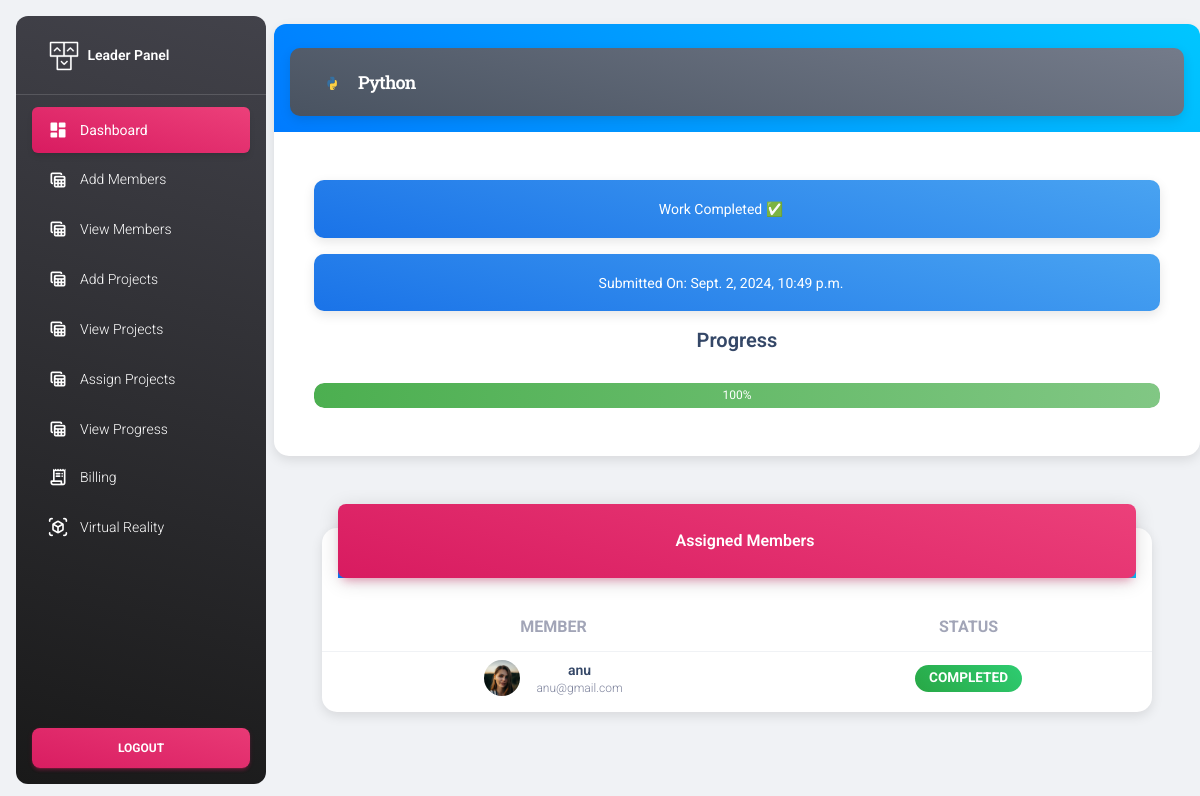
Page /view_completed_work_leader?id=1 on the committed database.
### myapp/models.py (models this page shows)
class Add_project(models.Model):
    title = models.CharField(max_length=50, null=True)
    project_image = models.ImageField(null=True)
    description = models.CharField(max_length=500, null=True)
    submission_date = models.DateTimeField(null=True)
    uploaded_date = models.DateTimeField(null=True)
    leader_id = models.ForeignKey(Add_leader, on_delete=models.CASCADE, null=True)
    first_member_id = models.ForeignKey(Add_member, on_delete=models.CASCADE, null=True, related_name='projects_first_member')
    second_member_id = models.ForeignKey(Add_member, on_delete=models.CASCADE, null=True, related_name='projects_second_member')
    third_member_id = models.ForeignKey(Add_member, on_delete=models.CASCADE, null=True, related_name='projects_third_member')
    fourth_member_id = models.ForeignKey(Add_member, on_delete=models.CASCADE, null=True, related_name='projects_fourth_member')
    fifth_member_id = models.ForeignKey(Add_member, on_delete=models.CASCADE, null=True, related_name='projects_fifth_member')
    progress = models.IntegerField(default=0)
    completed = models.BooleanField(default=False)
    leader_approvel = models.BooleanField(default=False)
    leader_rejected = models.BooleanField(default=False)
    completed_date = models.DateTimeField(null=True)
    assigned = models.BooleanField(default=False)

class Add_member(models.Model):
    name=models.CharField(max_length=25,null=True)
    job_name=models.CharField(max_length=25,null=True)
    employee_id=models.CharField(max_length=25,null=True)
    contact=models.CharField(max_length=25,null=True)
    email=models.EmailField(null=True)
    profile_picture=models.ImageField(null=True)
    leader_id=models.ForeignKey(Add_leader,on_delete=models.CASCADE,null=True)
    login_id=models.ForeignKey(Login_table,on_delete=models.CASCADE,null=True)

### myapp/views.py (the view)
# urls.py: path('view_completed_work_leader',views.view_completed_work_leader),
def view_completed_work_leader(request):
    pid=request.GET.get('id')
    project=Add_project.objects.get(id=pid)
    members = [
        project.first_member_id,
        project.second_member_id,
        project.third_member_id,
        project.fourth_member_id,
        project.fifth_member_id
    ]
    members = [member for member in members if member is not None]
    return render(request,"leader/view_completed_work.html",{"project":project,"members": members})

### template/leader/view_completed_work.html (shortened to what this page needs)
{% extends 'leader/leader_base.html' %}
{% block content %}
<div class="row card-container">
    <div class="col-md-12">
        <div class="card">
            <div class="card-header pb-0 px-3">
                <div style="text-transform: capitalize;" class="alert alert-secondary alert-dismissible text-white text-center" role="alert">
                    <div class="d-flex px-2">
                        <div>
                          <img src="../static/media/{{project.project_image}}" class="avatar avatar-sm rounded-circle me-2" alt="spotify">
                        </div>
                        <div class="my-auto">
                          <h1 class="mb-0 text-lg" style="color: white;">{{project.title}}</h1>
                        </div>
                      </div>
                </div>
            </div>
            <div class="card-body pt-4 p-3">
                <ul class="list-group">
                    <li class="list-group-item border-0 d-flex flex-column p-4 mb-2 bg-light-100 border-radius-lg text-center">
                        <div class="alert alert-info alert-dismissible text-white" role="alert">
                            <span class="text-sm">Work Completed ✅</span>
                        </div>
                        <div class="alert alert-info alert-dismissible text-white" role="alert">
                            <span class="text-sm">Submitted On: {{ project.completed_date }}</span>
                        </div>
                        <h5>Progress</h5>
                        <div class="progress">
                            <div class="progress-bar" role="progressbar" style="width: {{ project.progress }}%;" aria-valuenow="{{ project.progress }}" aria-valuemin="0" aria-valuemax="100">
                                {{ project.progress }}%
                            </div>
                        </div>
                    </li>
                </ul>
            </div>
        </div>
    </div>
</div>
<div class="container-fluid py-4">
    <div class="container-fluid py-4">
        <div class="row">
            <div class="col-12">
                <div class="card my-4">
                    <div class="card-header p-0 position-relative mt-n4 mx-3 z-index-2 text-center">
                        <div class="bg-gradient-primary shadow-primary border-radius-lg pt-4 pb-3">
                            <h6 class="text-white text-capitalize ps-3">Assigned Members</h6>
                        </div>
                    </div>
                    <div class="card-body px-0 pb-2">
                        <div class="table-responsive p-0">
                            <table class="table align-items-center mb-0">
                                <thead>
                                    <tr>
                                        <th class="text-uppercase text-secondary text-xxl font-weight-bolder opacity-7">Member</th>
                                        <th class="text-center text-uppercase text-secondary text-xxl font-weight-bolder opacity-7">Status</th>
                                    </tr>
                                </thead>
                                <tbody>
                                    {% for member in members %}
                                    <tr>
                                        <td>
                                            <div class="d-flex justify-content-center align-items-center">
                                                <div>
                                                    <img src="{% if member.profile_picture %}../static/media/{{ member.profile_picture }}{% else %}../static/media/{{ member.profile_picture }}{% endif %}" class="avatar avatar-sm me-3 border-radius-lg" alt="{{ member.name }}">
                                                </div>
                                                <div class="d-flex flex-column justify-content-center text-center">
                                                    <h6 class="mb-0 text-sm">{{ member.name }}</h6>
                                                    <p class="text-xs text-secondary mb-0">{{ member.email }}</p>
                                                </div>
                                            </div>
                                        </td>
                                        {% if project.completed %}
                                        <td class="align-middle text-center text-sm">
                                            <span class="badge badge-sm bg-gradient-success">Completed</span>
                                        </td>
                                        {% else %}
                                        <td class="align-middle text-center text-sm">
                                            <span class="badge badge-sm bg-gradient-info">Working</span>
                                        </td>
                                        {% endif %}
                                    </tr>
                                    {% endfor %}
                                </tbody>
                            </table>
                        </div>
                    </div>
                </div>
            </div>
        </div>
    </div>
</div>
{% endblock %}

### template/leader/view_completed_work.html (style rules this page uses)
.progress { height: 25px; background-color: #f1f1f1; border-radius: 10px; overflow: hidden; margin-top: 20px; box-shadow: inset 0 2px 4px rgba(0, 0, 0, 0.1); }
.progress-bar { height: 100%; background: linear-gradient(90deg, #4caf50, #81c784); border-radius: 10px; transition: width 0.6s ease; text-align: center; }
.alert { border-radius: 10px; box-shadow: 0 4px 12px rgba(0, 0, 0, 0.1); text-align: center; }
.alert-info { background-color: #17a2b8; border: none; }
.alert-secondary { background-color: #6c757d; border: none; }
.card { border-radius: 15px; box-shadow: 0 4px 12px rgba(0, 0, 0, 0.1); text-align: center; }
.card-header { background: linear-gradient(45deg, #007bff, #00c6ff); color: white; border-radius: 15px 15px 0 0; text-align: center; }
.table th, .table td { text-align: center; }
.avatar { border-radius: 50%; }
.badge { padding: 0.5em 1em; font-size: 0.85rem; border-radius: 15px; }
.badge.bg-gradient-success { background: linear-gradient(45deg, #28a745, #2ecc71); color: white; }

### rows in the picture
Add_project: project_image (picture), title "Python", completed_date "Sept. 2, 2024, 10:49 p.m.", progress "100"
Add_member: profile_picture (picture), name "anu", email "anu@gmail.com"
